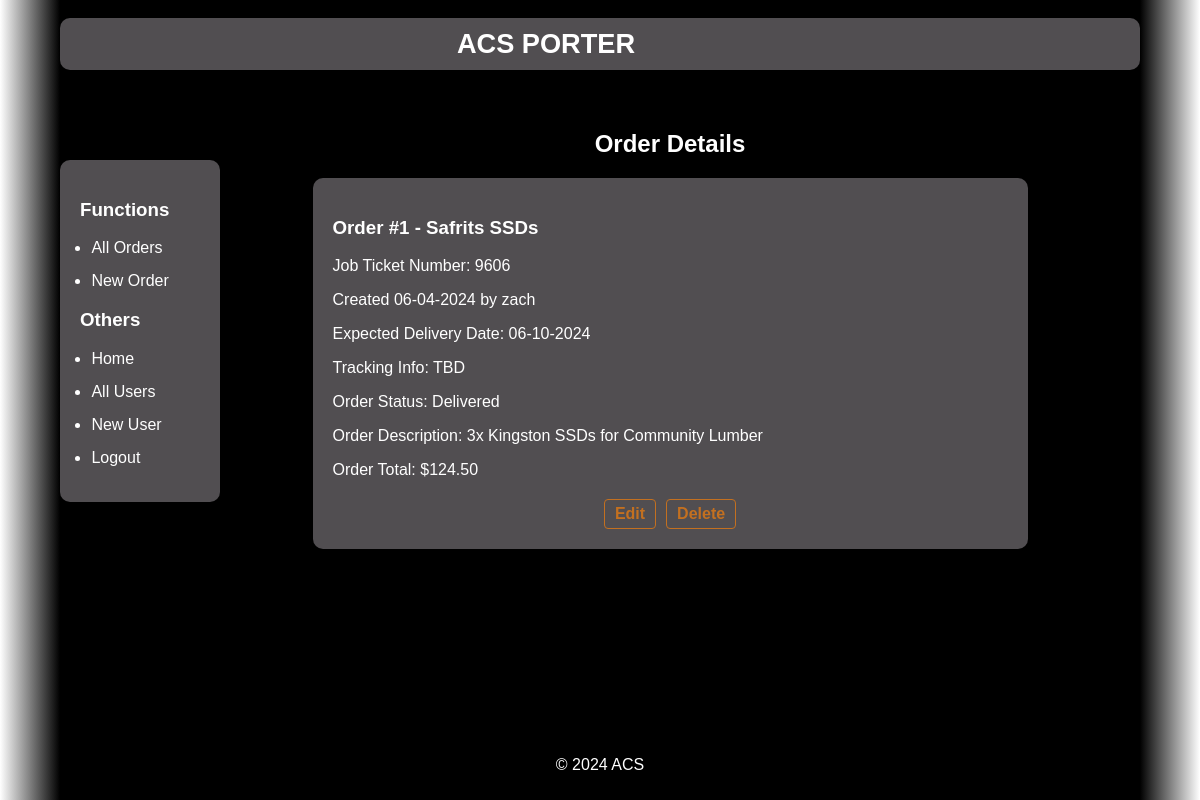
Screenshot of /orders/1/ (signed in) with the database file from the repository.
### app/models.py (models this page shows, shortened)
class Order(db.Model):
    id: so.Mapped[int] = db.Column(db.Integer, primary_key=True)
    user_id: so.Mapped[int] = db.Column(db.Integer, db.ForeignKey('user.id'))
    name: so.Mapped[str] = db.Column(db.String(120))
    ticket_number: so.Mapped[str] = db.Column(db.String(120))
    description: so.Mapped[str] = db.Column(db.String(1200))
    tracking_number: so.Mapped[str] = db.Column(db.String(120))
    date: so.Mapped[str] = db.Column(db.DateTime())
    expected_delivery: so.Mapped[str] = db.Column(db.DateTime())
    price: so.Mapped[str] = db.Column(db.String(120))
    status: so.Mapped[str] = db.Column(db.String(120))

class User(UserMixin, db.Model):
    id: so.Mapped[int] = db.Column(db.Integer, primary_key=True)
    username: so.Mapped[str] = db.Column(db.String(64), index=True, unique=True)
    email: so.Mapped[str] = db.Column(db.String(120), index=True, unique=True)
    password_hash: so.Mapped[Optional[str]] = db.Column(db.String(128))

### app/routes.py (the view)
@app.route('/orders/<int:order_id>/')
@login_required
def order(order_id):
    order = Order.query.get(order_id)
    creator = User.query.get(Order.query.get(order_id).user_id)
    return render_template('order.html', title='Order', order=order, creator=creator)

### app/models.py (called while the page is built)
@login.user_loader
def load_user(id: int) -> User:
    return User.query.get(int(id))

### app/templates/order.html
﻿{% extends "base.html" %}
{% block content %}
    <h1>Order Details</h1>
    <div class="detailView">
        <h3>Order #{{ order.id }} - {{ order.name }}</h3>
        <p>Job Ticket Number: {{ order.ticket_number }}</p>
        <p>Created {{ order.date.strftime('%m-%d-%Y') }} by {{ creator.username }}</p>
        <p>Expected Delivery Date: {{ order.expected_delivery.strftime('%m-%d-%Y') }}</p>
        <p>Tracking Info: {{ order.tracking_number }} </p>
        <p>Order Status: {{ order.status }}</p>
        <p>Order Description: {{ order.description }}</p>
        <p>Order Total: ${{ order.price }}</p>
            <div class="order-actions">
                <a href="{{ url_for('edit_order', order_id=order.id) }}">Edit</a>
                <a href="{{ url_for('delete_order', order_id=order.id) }}">Delete</a>
            </div>
    </div>
{% endblock %}

### app/static/css/standard.css (style rules this page uses)
html { background: linear-gradient(to right, white 0%, black 5%, black 95%, white 100%); }
body, h1, ul, li { margin: 0 auto; padding: 0; width: 90%; }
body { font-family: Arial, sans-serif; background-color: #000000; color: white; }
.container h1 { text-align: center; margin-bottom: 20px; }
form, .detailView { margin: 0 auto; width: 75%; background-color: #514E51; padding: 20px; border-radius: 10px; }
.order-actions { display: flex; gap: 10px; align-items: center; justify-content: center; margin-top: 20px; }
.order-actions a { text-decoration: none; padding: 5px 10px; border: 1px solid #C37020; border-radius: 4px; color: #C37020; font-weight: bold; transition: background-color 0.2s ease; }

### rows the page displays
Order: id "1", name "Safrits SSDs", ticket_number "9606", date "06-04-2024", expected_delivery "06-10-2024", tracking_number "TBD", status "Delivered", description "3x Kingston SSDs for Community Lumber", price "124.50"
User: username "zach"
